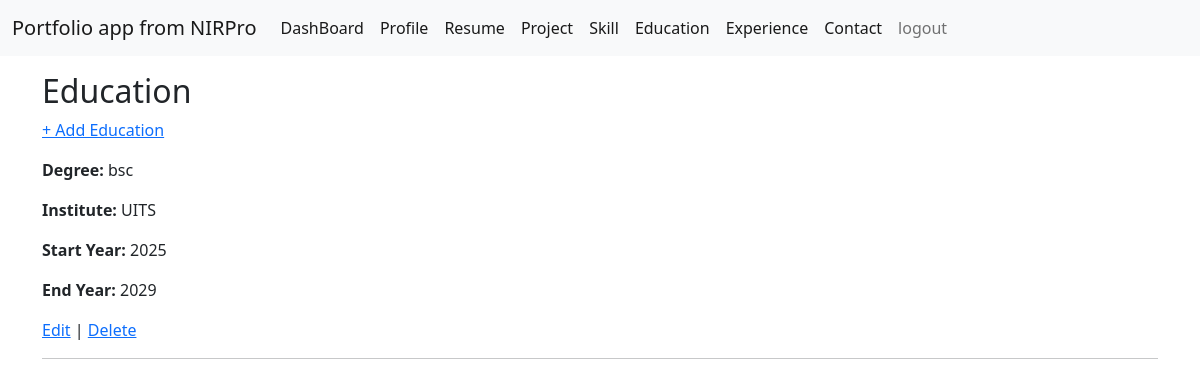
The app's page /education/ (signed in) with its own data.
### portfolio/models.py (models this page shows, shortened)
class Education(models.Model):
    user = models.ForeignKey(User,on_delete=models.CASCADE,null=True)
    institute = models.CharField(max_length=200)
    degree = models.CharField(max_length=200)
    start_year = models.PositiveIntegerField()
    end_year = models.PositiveIntegerField()

### portfolio/views.py (the view)
# urls.py: path('education/',education_page,name='education_page'),
@login_required
def education_page(request):
    education_data=Education.objects.filter(
        user=request.user
    ).order_by('-id')
    return render(
        request,
        'education.html',
        {'education_data':education_data}
    )

### portfolio/templates/education.html
{% extends 'master/base.html' %}
{% block content %}
<h2>Education</h2>
<p><a href="{% url 'add_education_page' %}">+ Add Education</a></p>
{% for e in education_data %}
<p><b>Degree:</b> {{ e.degree }}</p>
<p><b>Institute:</b> {{ e.institute }}</p>
<p><b>Start Year:</b> {{ e.start_year }}</p>
<p><b>End Year:</b> {{ e.end_year }}</p>
<p>
    <a href="{% url 'update_education_page' e.id %}">Edit</a> |
    <a href="{% url 'delete_education_page' e.id %}">Delete</a>
</p>
<hr>
{% empty %}
<p>No education found</p>
{% endfor %}
{% endblock %}

### records on screen
Education: degree "bsc", institute "UITS", start_year "2025", end_year "2029"
